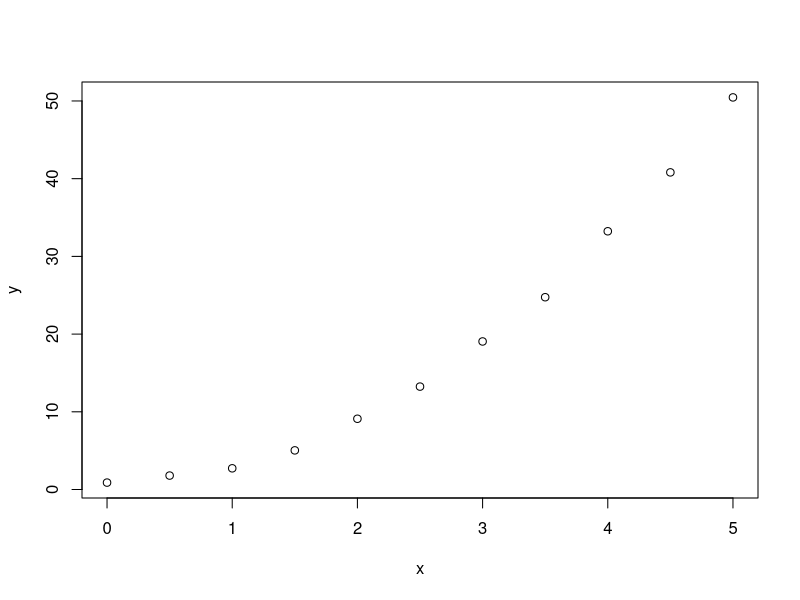
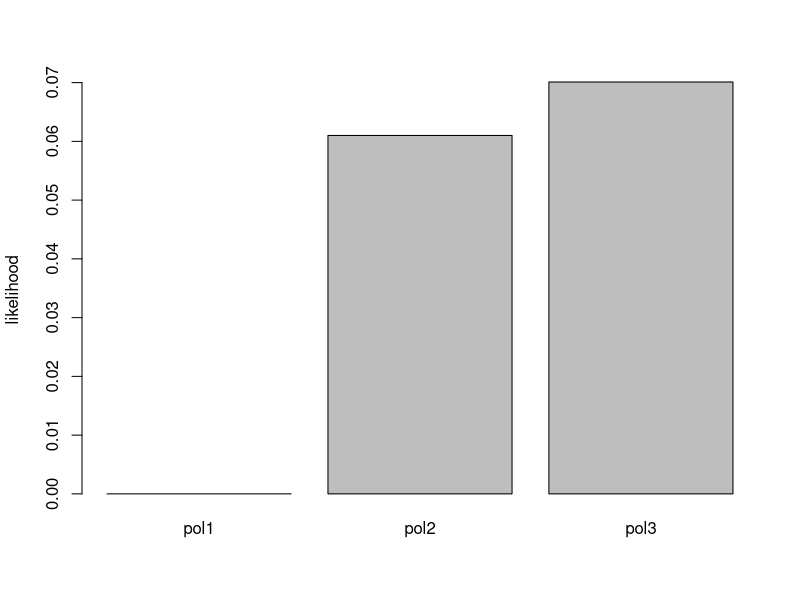
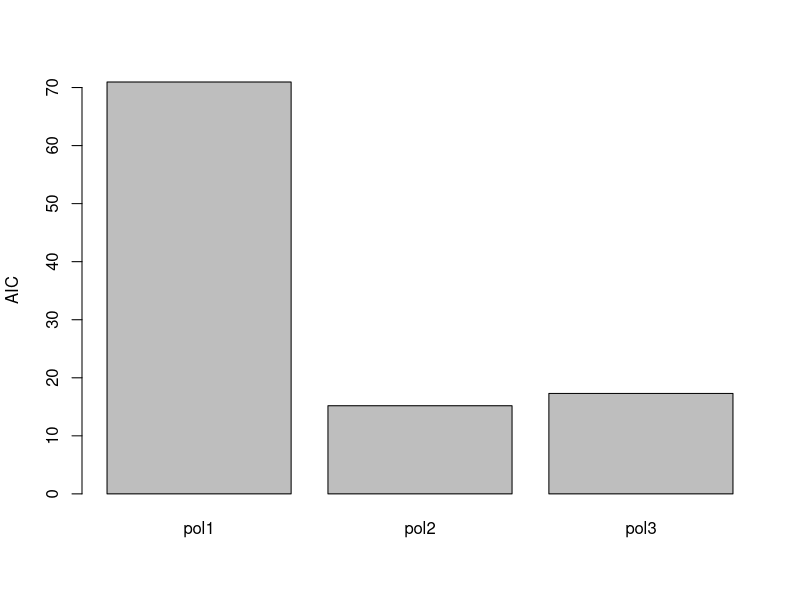

These figures' R source, in order:
x = seq(0,5,0.5)
y = rnorm(length(x),0.8+2*x^2,0.3)
plot(x,y)

fit.pol1 = lm(y~1+x)
fit.pol2 = lm(y~1+x+I(x^2))
fit.pol3 = lm(y~1+x+I(x^2)+I(x^3))
fit.pol4 = lm(y~1+x+I(x^2)+I(x^3)+I(x^4))

names = c('pol1', 'pol2', 'pol3')
ll = c(logLik(fit.pol1), logLik(fit.pol2), logLik(fit.pol3))
barplot(exp(ll),names.arg = names, ylab = 'likelihood')

aics = c(BIC(fit.pol1), BIC(fit.pol2),BIC(fit.pol3))
barplot(aics, names.arg = names, ylab = 'AIC')
AIC(fit.pol4)
